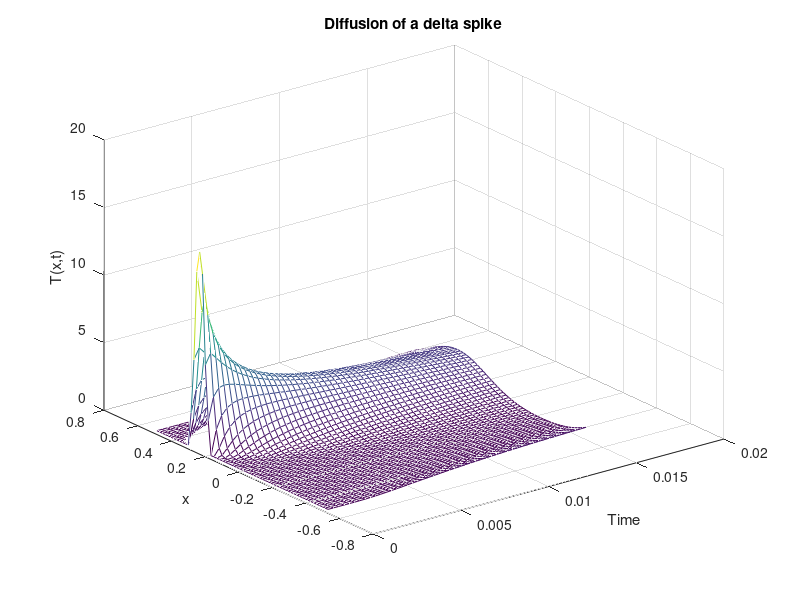
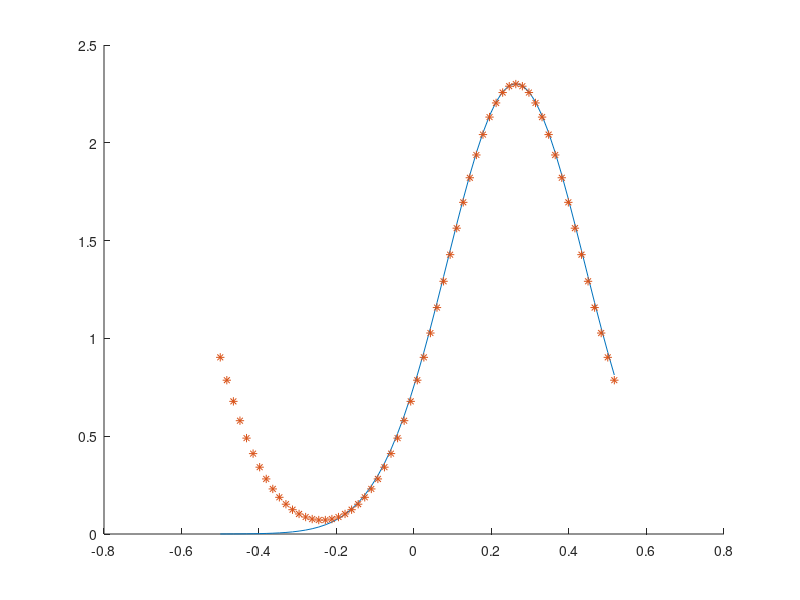

The MATLAB script that drew these images, in order:
% dftcs - Program to solve the diffusion equation 
% using the Forward Time Centered Space (FTCS) scheme.

%% initialize parameters
%* Initialize parameters (time step, grid spacing, etc.).
tau = 1e-4;
N = 61;
L = 1.;  % The system extends from x=-L/2 to x=L/2
h = L/(N-2);  % Grid size
kappa = 1.;   % Diffusion coefficient
coeff = kappa*tau/h^2;
if( coeff < 0.5 )
  disp('Solution is expected to be stable');
else
  disp('WARNING: Solution is expected to be unstable');
end

%* Set initial and boundary conditions.
tt = zeros(N,1);          % Initialize temperature to zero at all points
tt(round(3*N/4)) = 1/h;     % Initial cond. is delta function in center
% The boundary conditions are tt(1) = tt(N) = 0

%% numerical solution

%* Set up loop and plot variables.
xplot = (0:N-1)*h - L/2;   % Record the x scale for plots
iplot = 1;                 % Counter used to count plots
nstep = 150;               % Maximum number of iterations
nplots = 50;               % Number of snapshots (plots) to take
plot_step = nstep/nplots;  % Number of time steps between plots

%* Loop over the desired number of time steps.
for istep=1:nstep  %% MAIN LOOP %%

  %* Compute new temperature using FTCS scheme.
  tt(2:(N-1)) = tt(2:(N-1)) + ...
      coeff*(tt(3:N) + tt(1:(N-2)) - 2*tt(2:(N-1)));

  % conform to boundary conditions
  tt(1) = tt(N-1);
  tt(N) = tt(2);
  
  %* Periodically record temperature for plotting.
  if( rem(istep,plot_step) < 1 )   % Every plot_step steps
    ttplot(:,iplot) = tt(:);       % record tt(i) for plotting
    tplot(iplot) = istep*tau;      % Record time for plots
    iplot = iplot+1;
  end
end

%% moi sol'n at t = 0.015
x0 = L/4;
t=[1e-8 0.001:0.001:1];
x = linspace(-0.5*L, 0.5*L, length(xplot));
sig=sqrt(2*kappa*t);
TG=zeros(length(x),length(t));
nimag = 2;
Timag=zeros([size(TG) nimag+1]);
Timag(:,:,1)=(ones(length(x),1)*(1./sig)).*exp(-(x-x0)'.^2*(1./sig.^2)/2)/sqrt(2*pi);
for ii=1:nimag
Timag(:,:,ii+1)=Timag(:,:,ii)+(ones(length(x),1)*(1./sig)).*exp(-(x+(ii*L-x0))'.^2*(1./sig.^2)/2)/sqrt(2*pi)+...
    (ones(length(x),1)*(1./sig)).*exp(-(x+(ii*L-x0))'.^2*(1./sig.^2)/2)/sqrt(2*pi);
end

%% find numerical solution at t = 0.015
% query vector of times to find which index contains value
tplot(25)
idx = find(abs(tplot - 0.015) <= 1e-5);
tni = ttplot(:, idx);


%% make plots
%* Plot temperature versus x and t as wire-mesh and contour plots.
figure(1); clf;
mesh(tplot,xplot,ttplot);  % Wire-mesh surface plot
xlabel('Time');  ylabel('x');  zlabel('T(x,t)');
title('Diffusion of a delta spike');
pause(1);

figure(2); clf;       
hold on
plot(xplot, Timag(:,16,1), '-')
plot(xplot, tni, '*')
hold off
